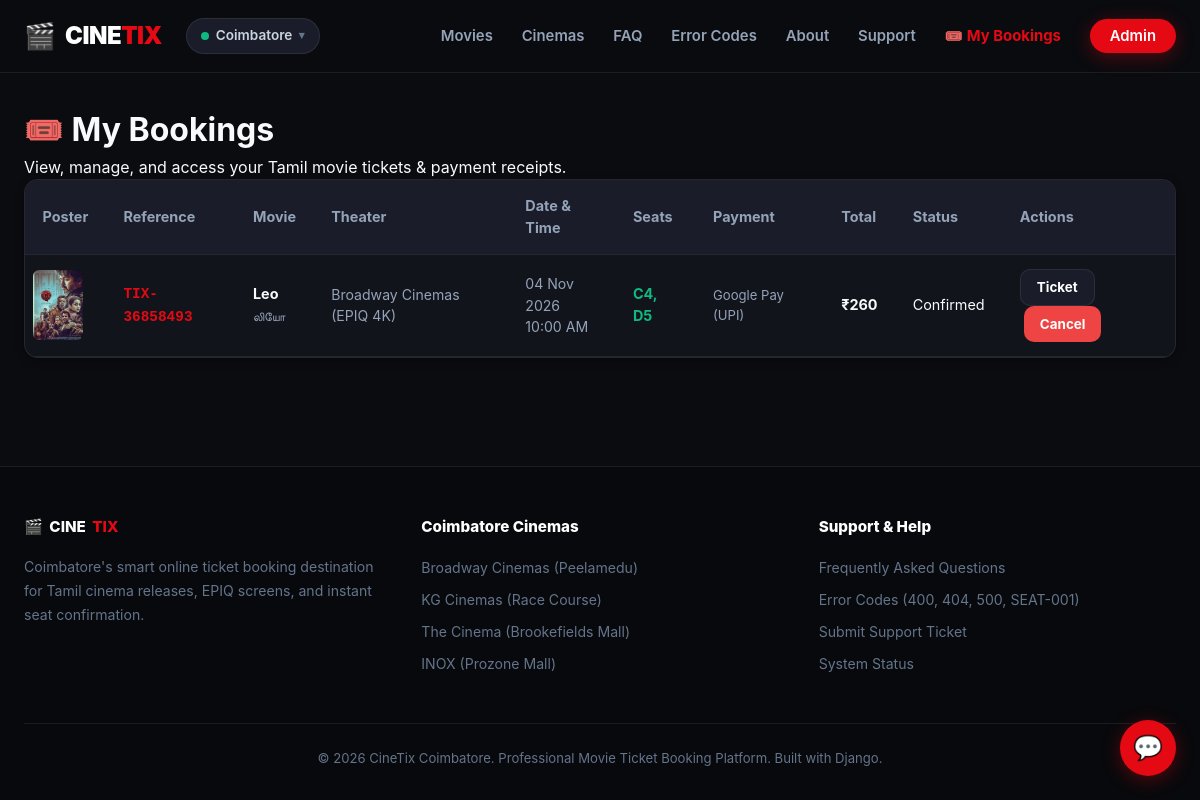
The app's page /tickets/my/ (signed in) with its own data.
### apps/tickets/models.py (models this page shows, shortened)
class Booking(models.Model):
    STATUS_CHOICES = [
        ('pending', 'Pending'),
        ('confirmed', 'Confirmed'),
        ('cancelled', 'Cancelled'),
    ]
    PAYMENT_CHOICES = [
        ('upi_gpay', 'Google Pay (UPI)'),
        ('upi_phonepe', 'PhonePe (UPI)'),
        ('upi_paytm', 'Paytm (UPI)'),
        ('card', 'Credit / Debit Card'),
        ('netbanking', 'Net Banking'),
    ]
    user = models.ForeignKey(User, on_delete=models.CASCADE, related_name='bookings')
    showtime = models.ForeignKey(ShowTime, on_delete=models.CASCADE, related_name='bookings')
    seats = models.PositiveIntegerField(default=1)
    seat_numbers = models.CharField(max_length=150, default='', help_text='e.g. A3, A4, B6')
    total_price = models.DecimalField(max_digits=10, decimal_places=2)
    payment_method = models.CharField(max_length=50, default='Google Pay (UPI)')
    payment_id = models.CharField(max_length=100, blank=True, default='')
    status = models.CharField(max_length=20, choices=STATUS_CHOICES, default='confirmed')
    booking_ref = models.CharField(max_length=20, unique=True)
    created_at = models.DateTimeField(auto_now_add=True)
    updated_at = models.DateTimeField(auto_now=True)
    class Meta:
        ordering = ['-created_at']

class ShowTime(models.Model):
    SHOW_CHOICES = [
        ('morning', '10:00 AM (FDFS)'),
        ('matinee', '01:30 PM'),
        ('first_show', '04:30 PM'),
        ('second_show', '07:30 PM'),
        ('night', '10:30 PM'),
    ]
    movie = models.ForeignKey(Movie, on_delete=models.CASCADE, related_name='showtimes')
    theater = models.ForeignKey(Theater, on_delete=models.CASCADE, related_name='showtimes')
    show_date = models.DateField()
    show_label = models.CharField(max_length=20, choices=SHOW_CHOICES)
    show_time = models.TimeField()
    price = models.DecimalField(max_digits=8, decimal_places=2, default=150.00)
    available_seats = models.PositiveIntegerField(default=150)
    is_active = models.BooleanField(default=True)
    class Meta:
        ordering = ['show_date', 'show_time']
        unique_together = ('movie', 'theater', 'show_date', 'show_label')

class Movie(models.Model):
    LANGUAGE_CHOICES = [
        ('tamil', 'Tamil'),
        ('tamil_dubbed', 'Tamil Dubbed'),
    ]
    GENRE_CHOICES = [
        ('action', 'Action'),
        ('drama', 'Drama'),
        ('comedy', 'Comedy'),
        ('thriller', 'Thriller'),
        ('romance', 'Romance'),
        ('horror', 'Horror'),
        ('sci_fi', 'Sci-Fi'),
        ('family', 'Family'),
    ]
    CERT_CHOICES = [
        ('U', 'U'),
        ('UA', 'U/A'),
        ('A', 'A'),
    ]
    title = models.CharField(max_length=200)
    title_tamil = models.CharField(max_length=200, blank=True, help_text='Title in Tamil script')
    description = models.TextField()
    genre = models.CharField(max_length=20, choices=GENRE_CHOICES, default='action')
    language = models.CharField(max_length=20, choices=LANGUAGE_CHOICES, default='tamil')
    certificate = models.CharField(max_length=5, choices=CERT_CHOICES, default='UA')
    director = models.CharField(max_length=150)
    cast = models.CharField(max_length=500, help_text='Comma-separated cast names')
    duration_mins = models.PositiveIntegerField(default=150, help_text='Runtime in minutes')
    release_date = models.DateField()
    poster_emoji = models.CharField(max_length=10, default='🎬', help_text='Emoji fallback')
    poster_image = models.CharField(max_length=100, blank=True, default='', help_text='File in static/img/posters/')
    is_active = models.BooleanField(default=True)
    created_at = models.DateTimeField(auto_now_add=True)
    updated_at = models.DateTimeField(auto_now=True)
    class Meta:
        ordering = ['-release_date']
        verbose_name = 'Movie'
        verbose_name_plural = 'Movies'
    @property
    def poster_static_path(self):
        if self.poster_image:
            return f"img/posters/{self.poster_image}"
        return ""

class Theater(models.Model):
    name = models.CharField(max_length=200)
    location = models.CharField(max_length=200)
    city = models.CharField(max_length=100, default='Coimbatore')
    total_seats = models.PositiveIntegerField(default=150)
    is_active = models.BooleanField(default=True)
    class Meta:
        ordering = ['city', 'name']

### apps/tickets/views.py (the view)
# urls.py: path('my/', views.my_bookings, name='my_bookings'),
@login_required
def my_bookings(request):
    bookings = Booking.objects.filter(user=request.user).select_related(
        'showtime__movie', 'showtime__theater'
    )
    return render(request, 'tickets/my_bookings.html', {'bookings': bookings})

### templates/tickets/my_bookings.html (shortened to what this page needs)
{% extends "base.html" %}
{% load static %}
{% block content %}
<div class="page-header">
  <div class="container">
    <h1>🎟️ My Bookings</h1>
    <p>View, manage, and access your Tamil movie tickets & payment receipts.</p>
  </div>
</div>
<div class="container">
  {% if bookings %}
  <div class="table-wrapper">
    <table class="table">
      <thead>
        <tr>
          <th>Poster</th>
          <th>Reference</th>
          <th>Movie</th>
          <th>Theater</th>
          <th>Date & Time</th>
          <th>Seats</th>
          <th>Payment</th>
          <th>Total</th>
          <th>Status</th>
          <th>Actions</th>
        </tr>
      </thead>
      <tbody>
        {% for booking in bookings %}
        <tr>
          <td style="width:60px;padding:.5rem">
            <div style="width:50px;height:70px;border-radius:6px;overflow:hidden;background:#000">
              {% if booking.showtime.movie.poster_image %}
                <img src="{% static booking.showtime.movie.poster_static_path %}" alt="{{ booking.showtime.movie.title }}"
                     style="width:100%;height:100%;object-fit:cover" />
              {% else %}
                <div style="height:100%;display:flex;align-items:center;justify-content:center">🎬</div>
              {% endif %}
            </div>
          </td>
          <td><code style="color:var(--primary);font-weight:700">{{ booking.booking_ref }}</code></td>
          <td>
            <strong>{{ booking.showtime.movie.title }}</strong>
            {% if booking.showtime.movie.title_tamil %}<br><small style="color:var(--text-muted)">{{ booking.showtime.movie.title_tamil }}</small>{% endif %}
          </td>
          <td style="color:var(--text-muted);font-size:.88rem">{{ booking.showtime.theater.name }}</td>
          <td style="color:var(--text-muted);font-size:.88rem">{{ booking.showtime.show_date|date:"d M Y" }}<br>{{ booking.showtime.show_time|time:"h:i A" }}</td>
          <td>
            <strong style="color:var(--success)">{% if booking.seat_numbers %}{{ booking.seat_numbers }}{% else %}{{ booking.seats }} seats{% endif %}</strong>
          </td>
          <td style="font-size:.82rem;color:var(--text-muted)">{{ booking.payment_method }}</td>
          <td><strong>₹{{ booking.total_price|floatformat:0 }}</strong></td>
          <td>
            <span class="badge {% if booking.status == 'confirmed' %}badge-success{% elif booking.status == 'cancelled' %}badge-danger{% else %}badge-warning{% endif %}">
              {{ booking.get_status_display }}
            </span>
          </td>
          <td>
            <a href="{% url 'tickets:booking_detail' booking.booking_ref %}" class="btn btn-sm btn-secondary">Ticket</a>
            {% if booking.status == 'confirmed' %}
            <a href="{% url 'tickets:cancel_booking' booking.booking_ref %}" class="btn btn-sm btn-danger" style="margin-left:.25rem">Cancel</a>
            {% endif %}
          </td>
        </tr>
        {% endfor %}
      </tbody>
    </table>
  </div>
  {% endif %}
</div>
{% endblock %}

### static/css/main.css (style rules this page uses)
:root { --primary: #e50914; --primary-hover: #f40612; --primary-glow: rgba(229, 9, 20, 0.25); --primary-subtle: rgba(229, 9, 20, 0.12); --bg: #0b0c10; --bg-surface: #12141c; --bg-surface-elevated: #1a1d29; --bg-input: #151824; --text-main: #f8fafc; --text-muted: #94a3b8; --text-dim: #64748b; --text-brand: #ff334b; --border: rgba(255, 255, 255, 0.08); --border-strong: rgba(255, 255, 255, 0.16); --border-primary: rgba(229, 9, 20, 0.35); --success: #10b981; --warning: #f59e0b; --danger: #ef4444; --radius-sm: 6px; --radius-md: 10px; --radius-lg: 14px; --radius-pill: 9999px; --shadow-sm: 0 2px 8px rgba(0, 0, 0, 0.4); --shadow-md: 0 8px 24px -4px rgba(0, 0, 0, 0.6); --shadow-lg: 0 16px 36px -6px rgba(0, 0, 0, 0.8); --shadow-primary: 0 4px 18px rgba(229, 9, 20, 0.35); }
*, *::before, *::after { box-sizing: border-box; margin: 0; padding: 0; }
html { scroll-behavior: smooth; -webkit-font-smoothing: antialiased; -moz-osx-font-smoothing: grayscale; }
body { background: var(--bg); color: var(--text-main); font-family: -apple-system, BlinkMacSystemFont, 'Inter', 'Segoe UI', Roboto, sans-serif; line-height: 1.55; min-height: 100vh; display: flex; flex-direction: column; }
a { color: var(--text-main); text-decoration: none; transition: all .2s ease; }
.container { width: 100%; max-width: 1240px; margin: 0 auto; padding: 0 1.5rem; }
.btn { display: inline-flex; align-items: center; justify-content: center; gap: .5rem; padding: .65rem 1.5rem; border-radius: var(--radius-md); font-weight: 700; font-size: .92rem; cursor: pointer; border: none; transition: all .2s ease; text-align: center; }
.btn-secondary { background: var(--bg-surface-elevated); color: #fff; border: 1px solid var(--border); }
.btn-danger { background: var(--danger); color: #fff; }
.btn-sm { padding: .45rem 1rem; font-size: .84rem; }
.table-wrapper { background: var(--bg-surface); border: 1px solid var(--border); border-radius: var(--radius-lg); overflow: auto; box-shadow: var(--shadow-sm); }
.table { width: 100%; border-collapse: collapse; font-size: .9rem; }
.table th { background: var(--bg-surface-elevated); color: var(--text-muted); font-weight: 700; padding: .9rem 1.1rem; text-align: left; border-bottom: 1px solid var(--border); }
.table td { padding: .9rem 1.1rem; border-bottom: 1px solid var(--border); vertical-align: middle; }

### records on screen
Booking: showtime.movie_id (picture), booking_ref "TIX-36858493", showtime.movie "Leo", showtime.movie.title_tamil "லியோ", showtime.theater.name "Broadway Cinemas (EPIQ 4K)", showtime.show_date "04 Nov 2026", showtime.show_time "10:00 AM", seat_numbers "C4, D5", payment_method "Google Pay (UPI)", total_price "260", status "Confirmed", shows "Cancel"
